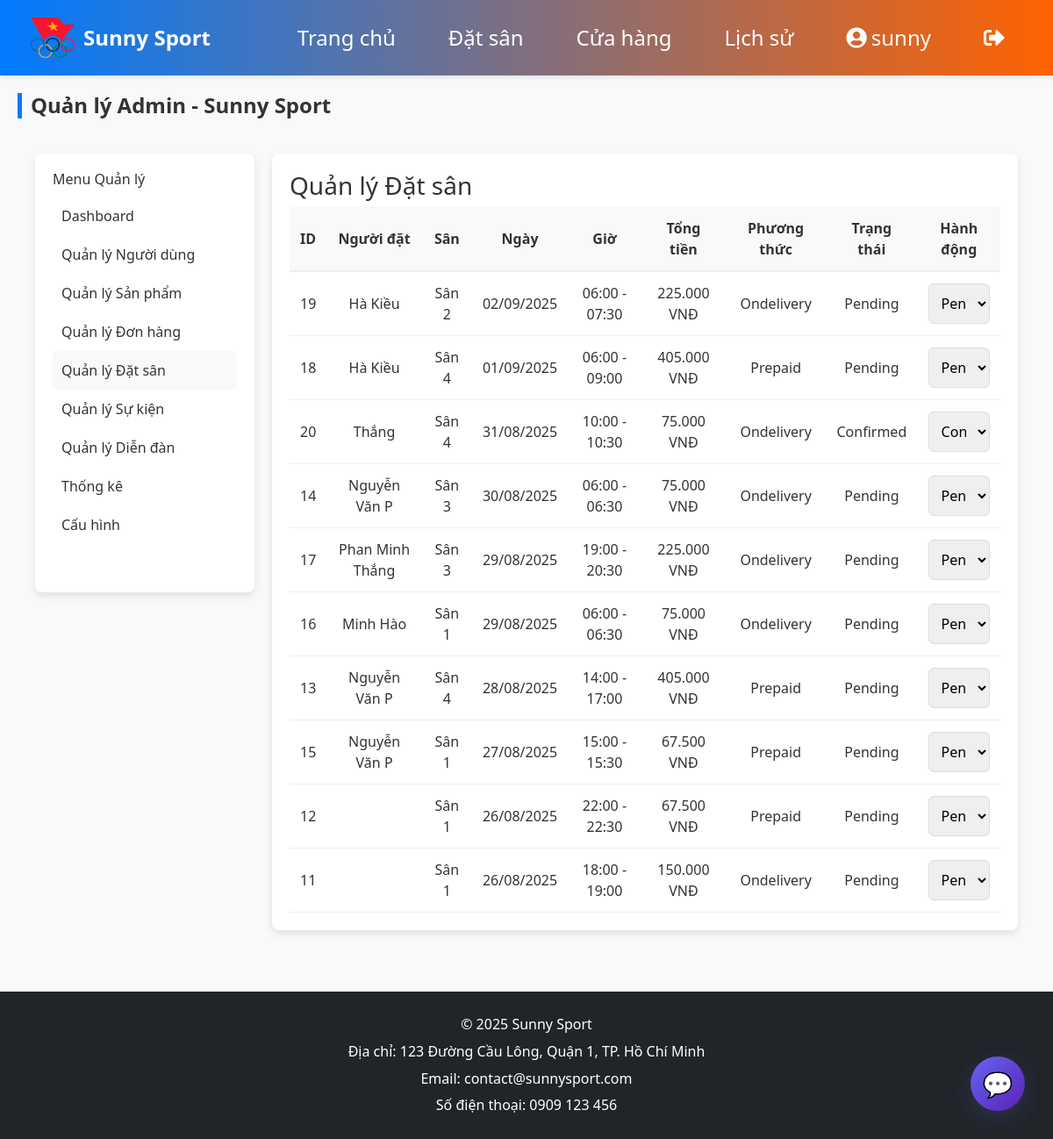
Page /admin.php?section=bookings (signed in) on the committed database.
### tables this page shows
CREATE TABLE `bookings` (
  `booking_id` int(11) NOT NULL COMMENT 'Mã đặt sân',
  `user_id` int(11) DEFAULT NULL COMMENT 'Mã người dùng',
  `court_id` int(11) DEFAULT NULL COMMENT 'Mã sân',
  `booking_date` date NOT NULL COMMENT 'Ngày đặt sân',
  `start_time` time NOT NULL COMMENT 'Giờ bắt đầu',
  `end_time` time NOT NULL COMMENT 'Giờ kết thúc',
  `payment_method` enum('prepaid','ondelivery') NOT NULL COMMENT 'Phương thức thanh toán: prepaid (trước), ondelivery (sau)',
  `total_price` decimal(10,2) NOT NULL COMMENT 'Tổng giá (VNĐ)',
  `discount` decimal(5,2) DEFAULT 0.00 COMMENT 'Giảm giá (%)',
  `status` enum('pending','confirmed','cancelled') DEFAULT 'pending' COMMENT 'Trạng thái: pending (chờ), confirmed (xác nhận), cancelled (hủy)',
  `created_at` timestamp NOT NULL DEFAULT current_timestamp() COMMENT 'Thời gian tạo',
  `fullname` varchar(100) DEFAULT NULL COMMENT 'Họ và tên người đặt',
  `phone` varchar(15) DEFAULT NULL COMMENT 'Số điện thoại người đặt'
);

CREATE TABLE `courts` (
  `court_id` int(11) NOT NULL COMMENT 'Mã sân',
  `court_name` varchar(50) NOT NULL COMMENT 'Tên sân (Sân 1, Sân 2,...)',
  `description` text DEFAULT NULL COMMENT 'Mô tả sân',
  `price_per_hour` decimal(10,2) NOT NULL DEFAULT 150000.00 COMMENT 'Giá thuê mỗi giờ (VNĐ)'
);

### admin.php (the view, shortened to what this page needs)
<?php
include 'config/database.php';
$section = $_GET['section'] ?? 'dashboard';
include 'includes/header.php';
?>
<h2 class="section-title">Quản lý Admin - Sunny Sport</h2>
<div class="shop-container" style="display:flex; gap:20px; align-items:flex-start; padding:20px;">
    <div class="product-filter" style="background:white; padding:20px; border-radius:8px; box-shadow:0 4px 10px rgba(0,0,0,0.1); width:250px; min-height:500px;">
        <h3 style="font-size:16px; color:#333;">Menu Quản lý</h3>
        <ul style="list-style:none; padding:0;">
            <li><a href="admin.php?section=dashboard" style="display:block; padding:10px; color:#333; text-decoration:none; <?php echo $section === 'dashboard' ? 'background:#f8f9fa; border-radius:6px;' : ''; ?>">Dashboard</a></li>
            <li><a href="admin.php?section=users" style="display:block; padding:10px; color:#333; text-decoration:none; <?php echo $section === 'users' ? 'background:#f8f9fa; border-radius:6px;' : ''; ?>">Quản lý Người dùng</a></li>
            <li><a href="admin.php?section=products" style="display:block; padding:10px; color:#333; text-decoration:none; <?php echo $section === 'products' ? 'background:#f8f9fa; border-radius:6px;' : ''; ?>">Quản lý Sản phẩm</a></li>
            <li><a href="admin.php?section=orders" style="display:block; padding:10px; color:#333; text-decoration:none; <?php echo $section === 'orders' ? 'background:#f8f9fa; border-radius:6px;' : ''; ?>">Quản lý Đơn hàng</a></li>
            <li><a href="admin.php?section=bookings" style="display:block; padding:10px; color:#333; text-decoration:none; <?php echo $section === 'bookings' ? 'background:#f8f9fa; border-radius:6px;' : ''; ?>">Quản lý Đặt sân</a></li>
            <li><a href="admin.php?section=events" style="display:block; padding:10px; color:#333; text-decoration:none; <?php echo $section === 'events' ? 'background:#f8f9fa; border-radius:6px;' : ''; ?>">Quản lý Sự kiện</a></li>
            <li><a href="admin.php?section=forum" style="display:block; padding:10px; color:#333; text-decoration:none; <?php echo $section === 'forum' ? 'background:#f8f9fa; border-radius:6px;' : ''; ?>">Quản lý Diễn đàn</a></li>
            <li><a href="admin.php?section=stats" style="display:block; padding:10px; color:#333; text-decoration:none; <?php echo $section === 'stats' ? 'background:#f8f9fa; border-radius:6px;' : ''; ?>">Thống kê</a></li>
            <li><a href="admin.php?section=settings" style="display:block; padding:10px; color:#333; text-decoration:none; <?php echo $section === 'settings' ? 'background:#f8f9fa; border-radius:6px;' : ''; ?>">Cấu hình</a></li>
        </ul>
    </div>
    <div class="admin-content" style="flex:1; background:white; padding:20px; border-radius:8px; box-shadow:0 4px 10px rgba(0,0,0,0.1);">
        <?php if ($section === 'dashboard'): ?>
            <h3>Dashboard</h3>
            <div class="stats-grid" style="display:grid; grid-template-columns:repeat(auto-fit, minmax(200px,1fr)); gap:15px; margin-bottom:20px;">
                <div class="stat-box" style="padding:15px; border:1px solid #eee; border-radius:8px; text-align:center;">
                    <h4>Doanh thu Đơn hàng</h4>
                    <p style="color:#dc3545; font-weight:bold;"><?php echo number_format($total_orders, 0, ',', '.'); ?> VNĐ</p>
                </div>
                <div class="stat-box" style="padding:15px; border:1px solid #eee; border-radius:8px; text-align:center;">
                    <h4>Doanh thu Đặt sân</h4>
                    <p style="color:#dc3545; font-weight:bold;"><?php echo number_format($total_bookings, 0, ',', '.'); ?> VNĐ</p>
                </div>
                <div class="stat-box" style="padding:15px; border:1px solid #eee; border-radius:8px; text-align:center;">
                    <h4>User mới (tháng)</h4>
                    <p style="color:#28a745; font-weight:bold;"><?php echo $new_users; ?></p>
                </div>
                <div class="stat-box" style="padding:15px; border:1px solid #eee; border-radius:8px; text-align:center;">
                    <h4>Đặt sân hôm nay</h4>
                    <p style="color:#28a745; font-weight:bold;"><?php echo $today_bookings; ?></p>
                </div>
                <div class="stat-box" style="padding:15px; border:1px solid #eee; border-radius:8px; text-align:center;">
                    <h4>Đơn hàng hôm nay</h4>
                    <p style="color:#28a745; font-weight:bold;"><?php echo $today_orders; ?></p>
                </div>
            </div>
            <div style="margin-top:20px;">
                <h4>Top 5 Sân đặt nhiều (30 ngày)</h4>
                <canvas id="topCourtsChart"></canvas>
            </div>
            <div style="margin-top:20px;">
                <h4>Top 5 Sản phẩm bán chạy</h4>
                <canvas id="topProductsChart"></canvas>
            </div>
        <?php elseif ($section === 'bookings'): ?>
            <h3>Quản lý Đặt sân</h3>
            <?php
            $stmt = $conn->prepare("SELECT b.booking_id, b.booking_date, b.start_time, b.end_time, b.total_price, b.status, b.payment_method, b.fullname, c.court_id FROM bookings b JOIN courts c ON b.court_id = c.court_id ORDER BY b.booking_date DESC");
            $stmt->execute();
            $result = $stmt->get_result();
            ?>
            <table style="width:100%; border-collapse:collapse;">
                <thead>
                    <tr style="background:#f8f9fa; border-bottom:2px solid #eee;">
                        <th style="padding:12px;">ID</th>
                        <th style="padding:12px;">Người đặt</th>
                        <th style="padding:12px;">Sân</th>
                        <th style="padding:12px;">Ngày</th>
                        <th style="padding:12px;">Giờ</th>
                        <th style="padding:12px;">Tổng tiền</th>
                        <th style="padding:12px;">Phương thức</th>
                        <th style="padding:12px;">Trạng thái</th>
                        <th style="padding:12px;">Hành động</th>
                    </tr>
                </thead>
                <tbody>
                    <?php while ($row = $result->fetch_assoc()): ?>
                        <tr style="border-bottom:1px solid #eee;">
                            <td style="padding:12px;"><?php echo $row['booking_id']; ?></td>
                            <td style="padding:12px;"><?php echo htmlspecialchars($row['fullname']); ?></td>
                            <td style="padding:12px;">Sân <?php echo $row['court_id']; ?></td>
                            <td style="padding:12px;"><?php echo date('d/m/Y', strtotime($row['booking_date'])); ?></td>
                            <td style="padding:12px;"><?php echo substr($row['start_time'], 0, 5) . ' - ' . substr($row['end_time'], 0, 5); ?></td>
                            <td style="padding:12px;"><?php echo number_format($row['total_price'], 0, ',', '.'); ?> VNĐ</td>
                            <td style="padding:12px;"><?php echo ucfirst($row['payment_method']); ?></td>
                            <td style="padding:12px;"><?php echo ucfirst($row['status']); ?></td>
                            <td style="padding:12px;">
                                <form action="admin_update_booking.php" method="post" style="display:inline;">
                                    <select name="status" onchange="this.form.submit()">
                                        <option value="pending" <?php echo $row['status'] === 'pending' ? 'selected' : ''; ?>>Pending</option>
                                        <option value="confirmed" <?php echo $row['status'] === 'confirmed' ? 'selected' : ''; ?>>Confirmed</option>
                                    </select>
                                </form>
                            </td>
                        </tr>
                    <?php endwhile; ?>
                </tbody>
            </table>
        <?php elseif ($section === 'settings'): ?>
            <h3>Cấu hình Hệ thống</h3>
            <p>Quản lý cài đặt hệ thống, thông tin website và cấu hình đặt sân.</p>
            <a href="admin_edit_settings.php" class="filter-submit" style="display:inline-block; margin-top:10px;">Chỉnh sửa cấu hình</a>
        <?php endif; ?>
    </div>
</div>
<?php include 'includes/footer.php'; ?>

### includes/header.php (style rules this page uses)
* { margin:0; padding:0; box-sizing: border-box; }
body { font-family: "Segoe UI", sans-serif; background: #f8f9fa; color: #333; }
.section-title { font-size: 24px; font-weight: bold; margin-bottom: 15px; color: #007bff; border-left: 5px solid #007bff; padding-left: 10px; }
input, select, button { width: 100%; padding: 10px; border: 1px solid #ddd; border-radius: 6px; }

### admin.php (style rules this page uses)
.section-title { font-size:24px; color:#333; margin-bottom:20px; }
.product-filter h3 { font-size:16px; color:#333; margin-bottom:10px; }
table th, table td { text-align:center; padding:12px; }

### rows in the picture
bookings: booking_id "19", fullname "Hà Kiều", court.court_id "2", booking_date "02/09/2025", start_time "06:00", end_time "07:30", total_price "225.000", payment_method "Ondelivery", status "Pending"
bookings: booking_id "18", fullname "Hà Kiều", court.court_id "4", booking_date "01/09/2025", start_time "06:00", end_time "09:00", total_price "405.000", payment_method "Prepaid", status "Pending"
bookings: booking_id "20", fullname "Thắng", court.court_id "4", booking_date "31/08/2025", start_time "10:00", end_time "10:30", total_price "75.000", payment_method "Ondelivery", status "Confirmed"
bookings: booking_id "14", fullname "Nguyễn Văn P", court.court_id "3", booking_date "30/08/2025", start_time "06:00", end_time "06:30", total_price "75.000", payment_method "Ondelivery", status "Pending"
bookings: booking_id "17", fullname "Phan Minh Thắng", court.court_id "3", booking_date "29/08/2025", start_time "19:00", end_time "20:30", total_price "225.000", payment_method "Ondelivery", status "Pending"
bookings: booking_id "16", fullname "Minh Hào", court.court_id "1", booking_date "29/08/2025", start_time "06:00", end_time "06:30", total_price "75.000", payment_method "Ondelivery", status "Pending"
bookings: booking_id "13", fullname "Nguyễn Văn P", court.court_id "4", booking_date "28/08/2025", start_time "14:00", end_time "17:00", total_price "405.000", payment_method "Prepaid", status "Pending"
bookings: booking_id "15", fullname "Nguyễn Văn P", court.court_id "1", booking_date "27/08/2025", start_time "15:00", end_time "15:30", total_price "67.500", payment_method "Prepaid", status "Pending"
bookings: booking_id "12", court.court_id "1", booking_date "26/08/2025", start_time "22:00", end_time "22:30", total_price "67.500", payment_method "Prepaid", status "Pending"
bookings: booking_id "11", court.court_id "1", booking_date "26/08/2025", start_time "18:00", end_time "19:00", total_price "150.000", payment_method "Ondelivery", status "Pending"

### other values in the picture
$_SESSION['username'] "sunny"
